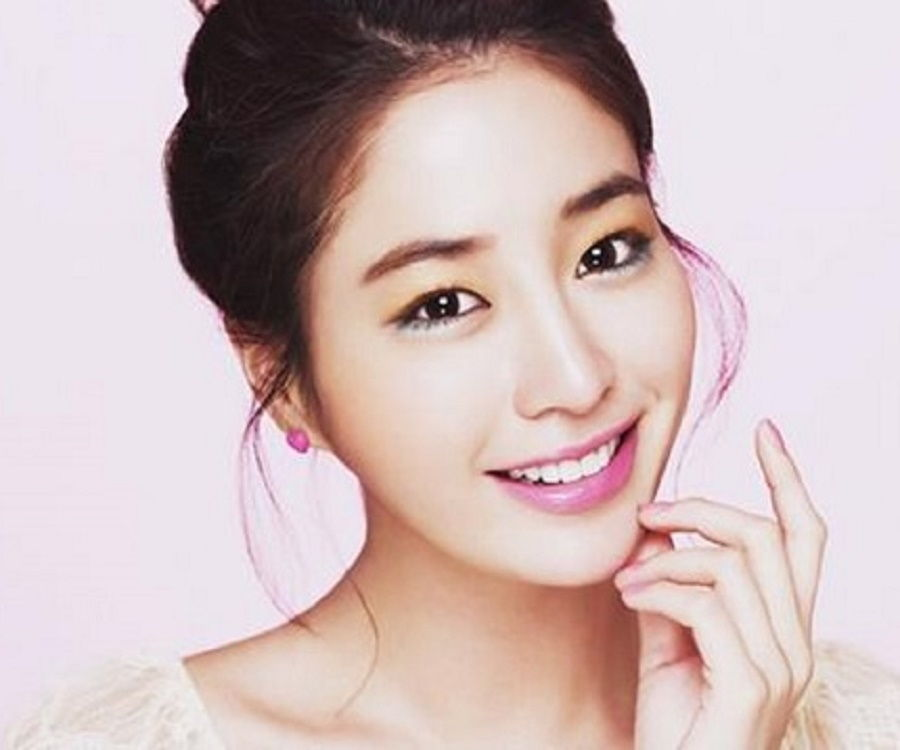
#> input picture Imagens/Modelo.jpeg, 900 x 750 px, found by its file name
$ python 'Aplicação de Limites - Exemplo 2 - Versão 1.0.0.py'
#> lines starting #> are read from the running program, lines starting #| are printed output that depends on the picture; after the words box and inside, x2 and y2 are one past the last pixel; in counts of white or black regions, pixels touching at a corner belong together
#
########################################################################
# Importação das Bibliotecas Necessárias
########################################################################
#
import cv2 as cv
import matplotlib.pyplot as plt
from pathlib import Path

#
########################################################################
# Funções de Apoio
########################################################################
#
def LimpaTerminal ():
    if os.name == "nt":
       _ = os.system( "cls" )
    else:
      _ = os.system( "clear ")
    return ()

#
########################################################################
# Definições Gerais
########################################################################
#
NomeImagem  = "Modelo.jpeg"
dirRaiz = Path.home()
dirBase = "LocalCV"
dirImagem = "Imagens"
dirCaminhoImagem = str(Path(dirRaiz, dirBase, dirImagem, NomeImagem))

#
########################################################################
# Lendo a Imagem
########################################################################
#
Imagem = cv.imread ( dirCaminhoImagem, cv.IMREAD_COLOR)
#> Imagem is the input picture: shape (750, 900, 3); mean B, G, R 186.2, 186.8, 206.8

#
########################################################################
# Checando se a Imagem Foi Lida com Sucesso
########################################################################
#
if Imagem is None:
    LimpaTerminal ()
    print( "Não Foi Localizada a Imagem : ", NomeImagem)
    exit ()

#
########################################################################
# Reduzindo o Tamanho da Imagem
########################################################################
#
imgBase = cv.resize(Imagem, (0,0), fx=0.1, fy=0.1, interpolation = cv.INTER_AREA)
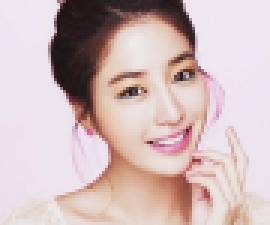
#> imgBase: shape (75, 90, 3) (shown 3 times larger); mean B, G, R 186.2, 186.8, 206.8

#
########################################################################
# Executando a Transformação
########################################################################
#
imgCinza = cv.cvtColor(imgBase, cv.COLOR_BGR2GRAY)
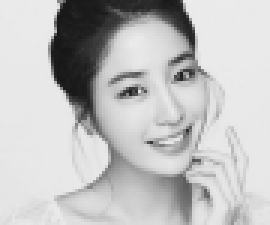
#> imgCinza: shape (75, 90) (shown 3 times larger); min 22, max 235, mean 192.7
_, imgPreta = cv.threshold(imgCinza, 170, 255, cv.THRESH_BINARY)
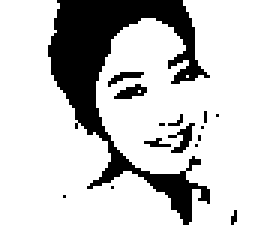
#> imgPreta: shape (75, 90) (shown 3 times larger); 79.2% white; 15 black regions (11 under 20 px), largest, box (x1, y1, x2, y2) and area: (16, 0, 70, 75) 1267, (56, 41, 65, 51) 36, (38, 28, 49, 33) 32, (36, 24, 48, 29) 25

#
########################################################################
# Convertendo para Matplotlib
########################################################################
#
imgBase = cv.cvtColor(imgBase, cv.COLOR_BGR2RGB)
imgCinza = cv.cvtColor(imgCinza, cv.COLOR_BGR2RGB)
#> imgCinza: shape (75, 90, 3)
imgPreta = cv.cvtColor(imgPreta, cv.COLOR_BGR2RGB)

#
########################################################################
# Apresentando a Imagem
########################################################################
#
Grafico = plt.figure( )

Grafico.add_subplot(1,3,1)
plt.imshow(imgBase )
plt.title("Original")

Grafico.add_subplot(1,3,2)
plt.imshow ( imgCinza )
plt.title("Imagem Cinza")

Grafico.add_subplot(1,3,3)
plt.imshow ( imgPreta )
plt.title("Imagem Preta")

plt.tight_layout ()
plt.show ()
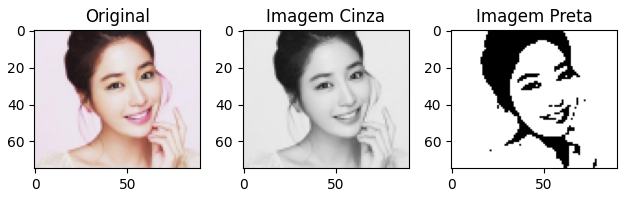
#> figure drawn by matplotlib, 3 panels

########################################################################
# FIM DO PROGRAMA
########################################################################

$ run again, with Imagens/AmigosEscritorio.jpg copied over Imagens/Modelo.jpeg
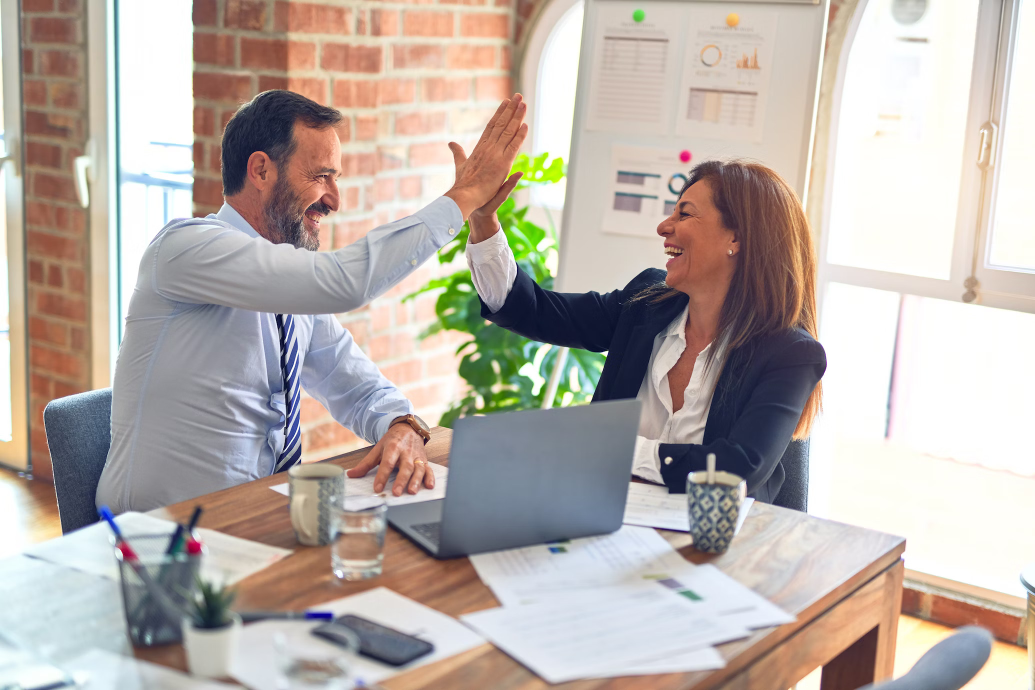
#> input picture Imagens/AmigosEscritorio.jpg, 2070 x 1380 px, found by its file name (shown at 1/2 size)
#> Imagem is the input picture: shape (1380, 2070, 3); mean B, G, R 169.5, 175.7, 185.3
#> `_, imgPreta = cv.threshold(imgCinza, 170, 255, cv.THRESH_BINARY)`:
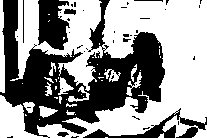
#> imgPreta: shape (138, 207); 58.2% white; 41 black regions (33 under 20 px), largest, box (x1, y1, x2, y2) and area: (0, 0, 165, 138) 9520, (38, 0, 70, 50) 1172, (83, 108, 207, 138) 900
#> `plt.show ()`:
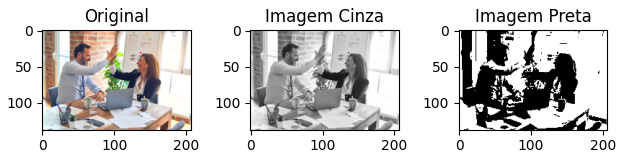
#> figure drawn by matplotlib, 3 panels
